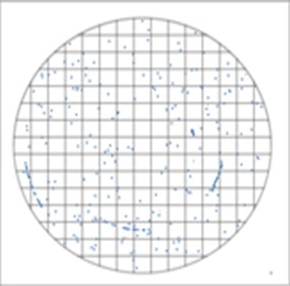
%> input picture week2/wafer0.png, 290 x 286 px
$ octave week2code.m   (GNU Octave 9; MATLAB toolbox functions it lacks are replaced by stand-ins)
%> lines starting %> are read from the running program, lines starting %| are printed output that depends on the picture; in (x1, y1, x2, y2) boxes, pixels count from 0 and x2, y2 are one past the last pixel; in counts of white or black regions, pixels touching at a corner belong together; the program's own positions count from 1
%% Import images
referenceWafer = imread("week2\wafer0.png");
%> referenceWafer is the input picture: size 286x290x3 uint8; mean R, G, B 239.4, 239.9, 240.4
referenceWafer = rgb2gray(referenceWafer);
%> referenceWafer: size 286x290 uint8
defectiveWafer = imread("week2\wafer1.png");
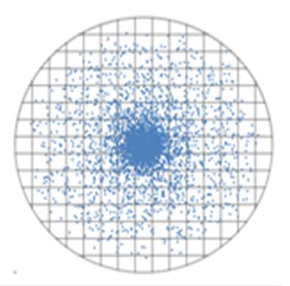
%> input picture week2/wafer1.png, 290 x 286 px
%> defectiveWafer is the input picture: size 286x290x3 uint8; mean R, G, B 228.3, 232.8, 237.9
defectiveWafer = rgb2gray(defectiveWafer);
%> defectiveWafer: size 286x290 uint8
wafer1 = imread("week2\wafer2a.png");
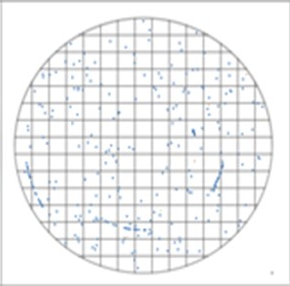
%> input picture week2/wafer2a.png, 290 x 286 px
%> wafer1 is the input picture: size 286x290x3 uint8; mean R, G, B 239.4, 240, 240.5
wafer1 = rgb2gray(wafer1);
%> wafer1: size 286x290 uint8
wafer2 = imread("week2\wafer2b.png");
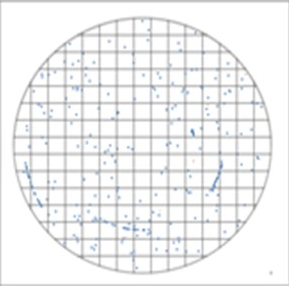
%> input picture week2/wafer2b.png, 290 x 286 px
%> wafer2 is the input picture: size 286x290x3 uint8; mean R, G, B 239.5, 240.1, 240.6
wafer2 = rgb2gray(wafer2);
%> wafer2: size 286x290 uint8
montage({referenceWafer, defectiveWafer, wafer1, wafer2}, "Size", [1 4]);
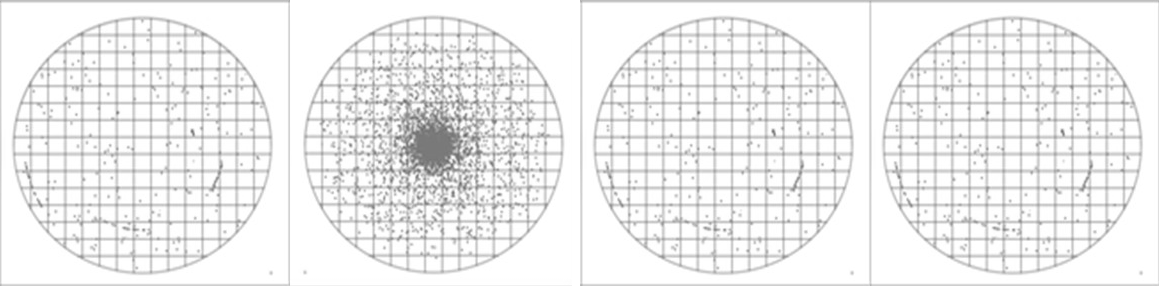
%> displayed picture: size 286x1160, on the screen's scale of 0 to 255; min 102, max 255, mean 237.9
title("Montage: Reference, Defective, Sample 1, Sample 2");
%% Subtract images
examWafer = abs(referenceWafer - defectiveWafer);
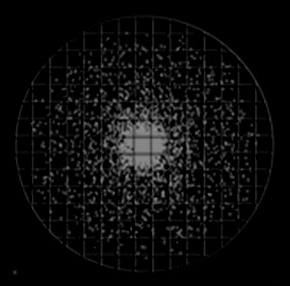
%> examWafer: size 286x290 uint8; min 0, max 147, mean 12.4
examWafer1 = abs(referenceWafer - wafer1);
examWafer2 = abs(referenceWafer - wafer2);
%> examWafer2: size 286x290 uint8; every value is 0
montage({examWafer, examWafer1, examWafer2}, "Size", [1 3]);
title("Montage: Defective, Sample 1, Sample 2");
%% Apply Threshhold
imgTresh = examWafer > 64;
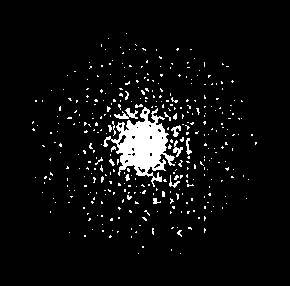
%> imgTresh: size 286x290 logical; 5.4% white; 368 white regions (355 under 20 px), largest, box (x1, y1, x2, y2) and area: (103, 107, 175, 187) 2412, (114, 108, 138, 119) 120, (173, 140, 183, 157) 68
imgTresh1 = examWafer1 > 64;
%> imgTresh1: size 286x290 logical; 0% white in thin lines or dots, all inside (x1, y1, x2, y2) = (195, 133, 196, 134)
imgTresh2 = examWafer2 > 64;
montage({imgTresh, imgTresh1, imgTresh2}, "Size", [1 3]);
title("Montage: Defective, Sample 1, Sample 2");
%% Fill regions
imgFilled = bwareaopen(imgTresh, 4);
imgFilled1 = bwareaopen(imgTresh1, 4);
imgFilled2 = bwareaopen(imgTresh2, 4);
montage({imgFilled, imgFilled1, imgFilled2}, "Size", [1 3]);
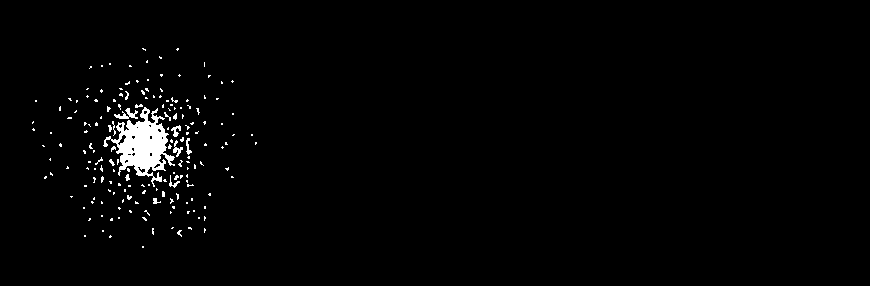
%> displayed picture: size 286x870 logical; 1.7% white; 175 white regions (162 under 20 px), largest, box (x1, y1, x2, y2) and area: (103, 107, 175, 187) 2412, (114, 108, 138, 119) 120, (173, 140, 183, 157) 68
title("Montage: Defective, Sample 1, Sample 2");
%% Determine defective wafer
if imgFilled < 1
    disp("wafer1.png is not defective")
else
    disp("wafer1.png is defective")
end

if imgFilled1 < 1
    disp("wafer2a.png is not defective")
else
    disp("wafer2a.png is defective")
end

if imgFilled2 < 1
    disp("wafer2b.png is not defective")
else
    disp("wafer2b.png is defective")
end
